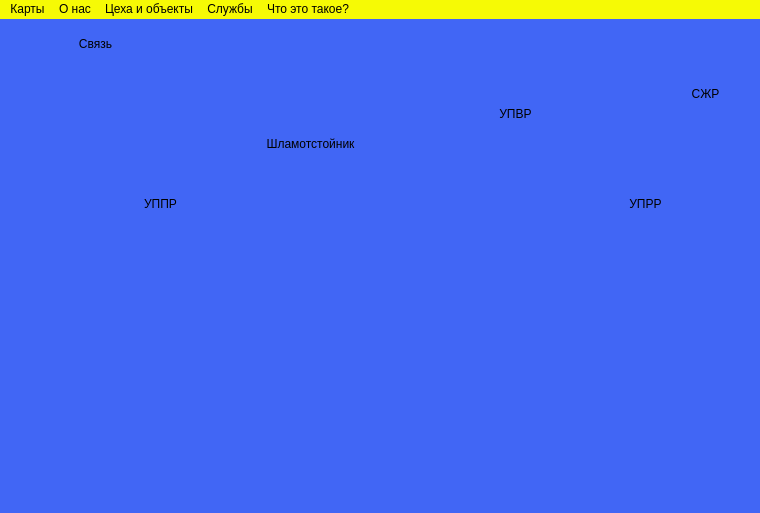
<?xml version="1.0" encoding="UTF-8"?>
<ui version="4.0">
 <class>MainWindow</class>
 <widget class="QMainWindow" name="MainWindow">
  <property name="geometry">
   <rect>
    <x>0</x>
    <y>0</y>
    <width>760</width>
    <height>513</height>
   </rect>
  </property>
  <property name="windowTitle">
   <string>MainWindow</string>
  </property>
  <property name="styleSheet">
   <string notr="true">QWidget{
background-color: rgb(65, 102, 245);
background-image: url(:/logos/karatau_logo_small___копия-removebg-preview.png)
}</string>
  </property>
  <widget class="QWidget" name="centralwidget">
   <property name="styleSheet">
    <string notr="true"/>
   </property>
   <widget class="QLabel" name="label">
    <property name="geometry">
     <rect>
      <x>0</x>
      <y>0</y>
      <width>761</width>
      <height>491</height>
     </rect>
    </property>
    <property name="styleSheet">
     <string notr="true">background-image: url(:/GTP/images/GTP Map/poligon.jpg)</string>
    </property>
    <property name="text">
     <string/>
    </property>
    <property name="pixmap">
     <pixmap resource="resources/GTP.qrc">:/GTP/images/GTP Map/poligon.jpg</pixmap>
    </property>
    <property name="scaledContents">
     <bool>true</bool>
    </property>
   </widget>
   <widget class="QPushButton" name="uPRRButton">
    <property name="geometry">
     <rect>
      <x>610</x>
      <y>170</y>
      <width>71</width>
      <height>30</height>
     </rect>
    </property>
    <property name="minimumSize">
     <size>
      <width>0</width>
      <height>30</height>
     </size>
    </property>
    <property name="styleSheet">
     <string notr="true">QPushButton{
color: rgb(0, 0, 0);
background-color: rgb(65, 102, 245);
border-style:outset;
border-radius:10px;
font: 100 14pt &quot;Arial&quot; ;
}
QPushButton:hover{
color:rgb(0, 0, 05);
background-color: rgb(245, 169, 17);
border-radius:5px;
}
QPushButton:pressed{
color:rgb(0, 0, 0);
background-color: rgb(255, 148, 164);
}</string>
    </property>
    <property name="text">
     <string>УПРР</string>
    </property>
   </widget>
   <widget class="QPushButton" name="uPVRButton">
    <property name="geometry">
     <rect>
      <x>480</x>
      <y>80</y>
      <width>71</width>
      <height>30</height>
     </rect>
    </property>
    <property name="minimumSize">
     <size>
      <width>0</width>
      <height>30</height>
     </size>
    </property>
    <property name="styleSheet">
     <string notr="true">QPushButton{
color: rgb(0, 0, 0);
background-color: rgb(65, 102, 245);
border-style:outset;
border-radius:10px;
font: 100 14pt &quot;Arial&quot; ;
}
QPushButton:hover{
color:rgb(0, 0, 05);
background-color: rgb(245, 169, 17);
border-radius:5px;
}
QPushButton:pressed{
color:rgb(0, 0, 0);
background-color: rgb(255, 148, 164);
}</string>
    </property>
    <property name="text">
     <string>УПВР</string>
    </property>
   </widget>
   <widget class="QPushButton" name="uPPRButton">
    <property name="geometry">
     <rect>
      <x>130</x>
      <y>170</y>
      <width>61</width>
      <height>30</height>
     </rect>
    </property>
    <property name="minimumSize">
     <size>
      <width>0</width>
      <height>30</height>
     </size>
    </property>
    <property name="styleSheet">
     <string notr="true">QPushButton{
color: rgb(0, 0, 0);
background-color: rgb(65, 102, 245);
border-style:outset;
border-radius:10px;
font: 100 14pt &quot;Arial&quot; ;
}
QPushButton:hover{
color:rgb(0, 0, 05);
background-color: rgb(245, 169, 17);
border-radius:5px;
}
QPushButton:pressed{
color:rgb(0, 0, 0);
background-color: rgb(255, 148, 164);
}</string>
    </property>
    <property name="text">
     <string>УППР</string>
    </property>
   </widget>
   <widget class="QPushButton" name="sZhRButton">
    <property name="geometry">
     <rect>
      <x>670</x>
      <y>60</y>
      <width>71</width>
      <height>30</height>
     </rect>
    </property>
    <property name="minimumSize">
     <size>
      <width>0</width>
      <height>30</height>
     </size>
    </property>
    <property name="styleSheet">
     <string notr="true">QPushButton{
color: rgb(0, 0, 0);
background-color: rgb(65, 102, 245);
border-style:outset;
border-radius:10px;
font: 100 14pt &quot;Arial&quot; ;
}
QPushButton:hover{
color:rgb(0, 0, 05);
background-color: rgb(245, 169, 17);
border-radius:5px;
}
QPushButton:pressed{
color:rgb(0, 0, 0);
background-color: rgb(255, 148, 164);
}</string>
    </property>
    <property name="text">
     <string>СЖР</string>
    </property>
   </widget>
   <widget class="QPushButton" name="gtpMapButton_5">
    <property name="geometry">
     <rect>
      <x>260</x>
      <y>110</y>
      <width>101</width>
      <height>30</height>
     </rect>
    </property>
    <property name="minimumSize">
     <size>
      <width>0</width>
      <height>30</height>
     </size>
    </property>
    <property name="styleSheet">
     <string notr="true">QPushButton{
color: rgb(0, 0, 0);
background-color: rgb(65, 102, 245);
border-style:outset;
border-radius:10px;
font: 100 10pt &quot;Arial&quot; ;
}
QPushButton:hover{
color:rgb(0, 0, 05);
background-color: rgb(245, 169, 17);
border-radius:5px;
}
QPushButton:pressed{
color:rgb(0, 0, 0);
background-color: rgb(255, 148, 164);
}</string>
    </property>
    <property name="text">
     <string>Шламотстойник</string>
    </property>
   </widget>
   <widget class="QPushButton" name="gtpMapButton_6">
    <property name="geometry">
     <rect>
      <x>60</x>
      <y>10</y>
      <width>71</width>
      <height>30</height>
     </rect>
    </property>
    <property name="minimumSize">
     <size>
      <width>0</width>
      <height>30</height>
     </size>
    </property>
    <property name="styleSheet">
     <string notr="true">QPushButton{
color: rgb(0, 0, 0);
background-color: rgb(65, 102, 245);
border-style:outset;
border-radius:10px;
font: 100 14pt &quot;Arial&quot; ;
}
QPushButton:hover{
color:rgb(0, 0, 05);
background-color: rgb(245, 169, 17);
border-radius:5px;
}
QPushButton:pressed{
color:rgb(0, 0, 0);
background-color: rgb(255, 148, 164);
}</string>
    </property>
    <property name="text">
     <string>Связь</string>
    </property>
   </widget>
   <zorder>label</zorder>
   <zorder>uPPRButton</zorder>
   <zorder>sZhRButton</zorder>
   <zorder>uPRRButton</zorder>
   <zorder>uPVRButton</zorder>
   <zorder>gtpMapButton_5</zorder>
   <zorder>gtpMapButton_6</zorder>
  </widget>
  <widget class="QMenuBar" name="menubar">
   <property name="geometry">
    <rect>
     <x>0</x>
     <y>0</y>
     <width>760</width>
     <height>21</height>
    </rect>
   </property>
   <property name="styleSheet">
    <string notr="true">QMenuBar{background-color: rgb(246, 250, 5);
background-image: url(:/arrow right/images/Karatau yellow background.png);
}
QMenuBar:hover{
color:rgb(0, 0, 05);
background-color: rgb(245, 169, 17);

}</string>
   </property>
   <widget class="QMenu" name="menuMaps">
    <property name="styleSheet">
     <string notr="true">QMenu:hover{
color:rgb(0, 0, 05);
background-color: rgb(245, 169, 17);
}</string>
    </property>
    <property name="title">
     <string>Карты</string>
    </property>
    <addaction name="actionGlobalMap"/>
    <addaction name="actionKaratauMap"/>
   </widget>
   <widget class="QMenu" name="menuAboutUs">
    <property name="title">
     <string>О нас</string>
    </property>
   </widget>
   <widget class="QMenu" name="menuObjects">
    <property name="title">
     <string>Цеха и объекты</string>
    </property>
    <widget class="QMenu" name="menuActionGTP">
     <property name="title">
      <string>ГТП</string>
     </property>
     <addaction name="actionPoligon"/>
     <addaction name="actionRaskomandirovka"/>
    </widget>
    <widget class="QMenu" name="menuActionFKhL">
     <property name="title">
      <string>ФХЛ</string>
     </property>
     <addaction name="actionFKhLFirstFloor"/>
     <addaction name="actionFKhLSecondFloor"/>
    </widget>
    <addaction name="menuActionGTP"/>
    <addaction name="actionCPPR"/>
    <addaction name="actionAP"/>
    <addaction name="separator"/>
    <addaction name="actionGBK"/>
    <addaction name="menuActionFKhL"/>
   </widget>
   <widget class="QMenu" name="menuDepartments">
    <property name="title">
     <string>Службы</string>
    </property>
    <addaction name="KIPiA"/>
    <addaction name="SGE"/>
    <addaction name="SGM"/>
   </widget>
   <widget class="QMenu" name="menuWhatIsIt">
    <property name="title">
     <string>Что это такое?</string>
    </property>
   </widget>
   <addaction name="menuMaps"/>
   <addaction name="menuAboutUs"/>
   <addaction name="menuObjects"/>
   <addaction name="menuDepartments"/>
   <addaction name="menuWhatIsIt"/>
  </widget>
  <action name="actionGlobalMap">
   <property name="text">
    <string>Глобальная</string>
   </property>
  </action>
  <action name="actionCPPR">
   <property name="text">
    <string>ЦППР</string>
   </property>
  </action>
  <action name="actionAP">
   <property name="text">
    <string>АП</string>
   </property>
  </action>
  <action name="actionGBK">
   <property name="text">
    <string>ГБК</string>
   </property>
  </action>
  <action name="actionPoligon">
   <property name="text">
    <string>Полигон</string>
   </property>
  </action>
  <action name="actionRaskomandirovka">
   <property name="text">
    <string>Раскомандировка</string>
   </property>
  </action>
  <action name="actionFKhLFirstFloor">
   <property name="text">
    <string>Первый этаж</string>
   </property>
  </action>
  <action name="actionFKhLSecondFloor">
   <property name="text">
    <string>Второй этаж</string>
   </property>
  </action>
  <action name="KIPiA">
   <property name="checkable">
    <bool>false</bool>
   </property>
   <property name="text">
    <string>КИПиА</string>
   </property>
  </action>
  <action name="SGE">
   <property name="text">
    <string>СГЭ</string>
   </property>
  </action>
  <action name="SGM">
   <property name="text">
    <string>СГМ</string>
   </property>
  </action>
  <action name="actionKaratauMap">
   <property name="text">
    <string>Каратау</string>
   </property>
  </action>
 </widget>
 <resources>
  <include location="resources/logos.qrc"/>
  <include location="resources/GTP.qrc"/>
  <include location="resources/MainWindow.qrc"/>
  <include location="resources/MainWindowResize.qrc"/>
 </resources>
 <connections/>
</ui>
